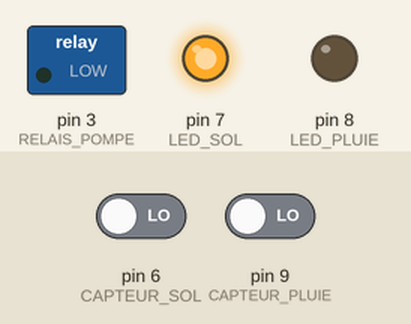
Recording of a sketch running on a simulated Arduino Uno, built with avr-gcc and run on an emulated ATmega328P. Shown: switched loads named in the sketch (green lamp = pin HIGH), output pins drawn as LEDs (lit = HIGH). Inputs (shaded band) come from the test bench; at power-on: pin 6 (CAPTEUR_SOL) LOW, pin 9 (CAPTEUR_PLUIE) LOW.

Above: at 1.2 s.
1.3 s: pin 6 (CAPTEUR_SOL) driven HIGH
At 2.5 s:
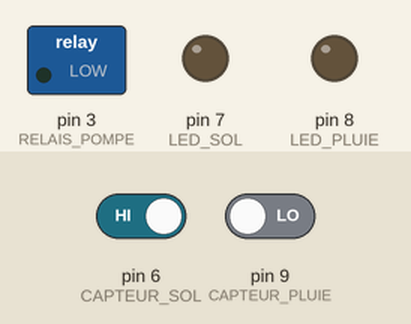
2.8 s: pin 9 (CAPTEUR_PLUIE) driven HIGH
At 3.7 s:
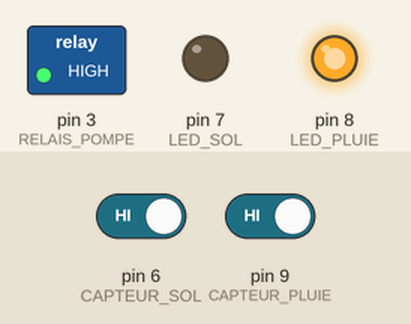
4.3 s: pin 6 (CAPTEUR_SOL) driven LOW
At 4.8 s:
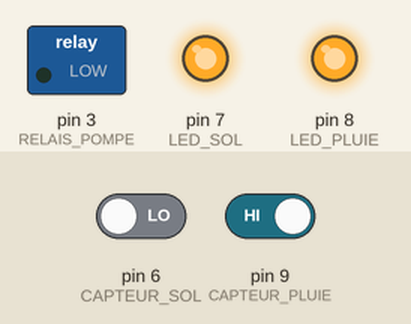
5.8 s: pin 9 (CAPTEUR_PLUIE) driven LOW
At 7.2 s:
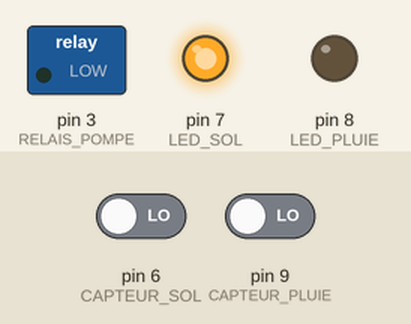
Timing chart, 0 to 8.3 s (numbered marks = the images above; inputs shaded):
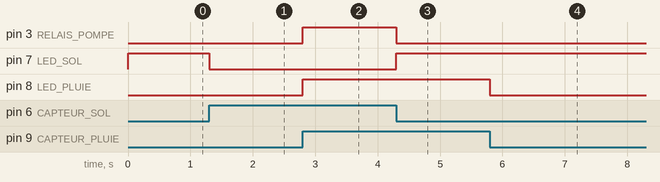

The sketch:

irrigation.ino
```cpp
// Irrigation automatique : la pompe ne tourne que si le sol est sec ET s'il ne pleut pas.
// Carte : Arduino Uno (ATmega328P)

const int RELAIS_POMPE = 3;   // sortie vers la carte relais (commande de la pompe)
const int CAPTEUR_SOL  = 6;   // entrée : capteur d'humidité du sol (sortie numérique)
const int LED_SOL      = 7;   // LED témoin du capteur de sol
const int LED_PLUIE    = 8;   // LED témoin du capteur de pluie
const int CAPTEUR_PLUIE = 9;  // entrée : capteur de pluie (sortie numérique)

void setup() {
  pinMode(RELAIS_POMPE, OUTPUT);
  pinMode(CAPTEUR_SOL, INPUT);
  pinMode(LED_SOL, OUTPUT);
  pinMode(LED_PLUIE, OUTPUT);
  pinMode(CAPTEUR_PLUIE, INPUT);
}

void loop() {
  int sol   = digitalRead(CAPTEUR_SOL);
  int pluie = digitalRead(CAPTEUR_PLUIE);

  // Sol sec (1) et pas de pluie (1) : le relais est activé, la pompe arrose
  if (sol == HIGH && pluie == HIGH) {
    digitalWrite(RELAIS_POMPE, HIGH);
  } else {
    digitalWrite(RELAIS_POMPE, LOW);   // relais au repos : la pompe s'arrête
  }

  digitalWrite(LED_SOL, !sol);
  digitalWrite(LED_PLUIE, pluie);
}
```

Measured:
- after the input at 1.3 s, pin 7 (LED_SOL): HIGH → LOW at once
- after the input at 2.8 s, pin 3 (RELAIS_POMPE), pin 8 (LED_PLUIE): LOW → HIGH at once
- after the input at 4.3 s, pin 3 (RELAIS_POMPE): HIGH → LOW at once; pin 7 (LED_SOL): LOW → HIGH at once
- after the input at 5.8 s, pin 8 (LED_PLUIE): HIGH → LOW at once
